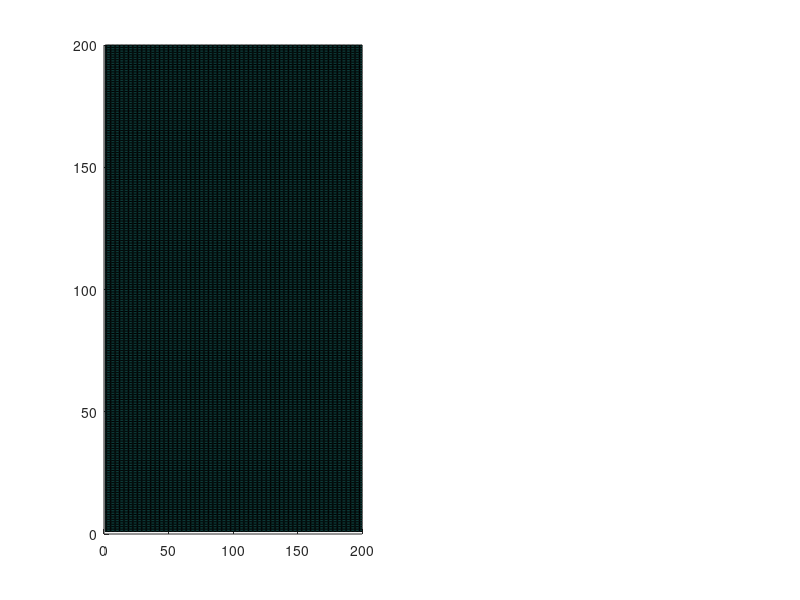

MATLAB code for this plot: (Note: this script raises an error after producing the figure.)
%% lead_radar
%
% Script for analysing electrode targetting errors
%
% Just set group directory & target below
%
% NB: set for distal medium atlas
% NNB: saves & returns to group directory
%
% Michael Hart, University of British Columbia, December 2020

%% Set paths

%set path to group data
group_dir = '/Volumes/LaCie/DBS_Cambridge/';

%set target of interest (uncomment)
target = 'stn';
%target = 'gpi';
%target = 'vim';

%% Define target
%DISAL_Medium 
%Co-ordinates from fslstats -c

cd(group_dir); 

%set code for extracting accuracy
if target == 'stn'
    dir_name = 'stn*';
    coords_left = [-11.451222 -13.150800 -7.642420]; coords_right = [11.318733 -12.492448 -7.615416]; 
    coords_motor_left = [-12.769799 -14.992926 -7.041483]; coords_motor_right = [13.083996 -14.583479 -7.044755];
elseif target == 'gpi'
    dir_name = 'gpi*';
    coords_left = [-17.886158 -5.146724 -3.932297]; coords_right = [17.685215 -4.332600 -3.932334]; 
    coords_motor_left = [-20.159295 -7.206499 -3.566539]; coords_motor_right = [19.588933 -6.642944 -3.342620];
elseif target == 'vim'
    dir_name = 'vim*';
    coords_left = [-11.693818 -17.096018 6.659262]; coords_right = [11.965826 -18.760551 6.618713]; 
    coords_motor_left = [-13.919168 -14.512344 2.253728]; coords_motor_right = [13.950011 -15.638635 2.440878];
end

%generate individual subject ID
net_dirs = dir(dir_name);

%% Extract data

nSubs = length(net_dirs);
XYZ_right = zeros(nSubs, 3);
XYZ_left = zeros(nSubs, 3);
targets = {'right_nucleus_distance'; 'right_motor_distance'; 'left_nucleus_distance'; 'left_motor_distance'};

for iSub = 1:nSubs
    mysubject = net_dirs(iSub).name;
    mysubjectpath = sprintf('%s%s', group_dir, mysubject);
    cd(mysubjectpath);
    load ea_stats.mat
    %extract data: order of indices is right then left, distal to proximal
    %highlight if data doesn't exist and input nans
    
    if isfield(ea_stats, 'conmat')
        XYZ_right(iSub, :) = ea_stats.electrodes.coords_mm{1}(1, :);
        XYZ_left(iSub, :) = ea_stats.electrodes.coords_mm{2}(1, :);
    else
        XYZ_right(iSub, :) = nan;
        XYZ_left(iSub, :) = nan;
        sprintf('%s : no electrode distances', mysubject)
    end
    
    clear ea_stats
    
end

%% Compute error

delta_right = XYZ_right - coords_right;
delta_left = XYZ_left - coords_left;

%% Generate surface

flat_right = zeros(200,200);

%multiply x10 & round
nRows = size(delta_right, 1);
for iRow = 1:nRows
    flat_right(100-round(delta_right(iRow, 1)*10, 0), 100-round(delta_right(iRow, 2)*10, 0)) = 100-round(delta_right(iRow, 3)*10, 0);
end

flat_left = zeros(200,200);

%multiply x10 & round
nRows = size(delta_left, 1);
for iRow = 1:nRows
    flat_left(100-round(delta_left(iRow, 1)*10, 0), 100-round(delta_left(iRow, 2)*10, 0)) = 100-round(delta_left(iRow, 3)*10, 0);
end


%% Matlab Surface

f = figure;
ax = axes;

subplot(1,2,1)
s = surface(flat_left);
s.EdgeColor = 'none';
h = surf(flat_left);
set(gca,'XTick',[], 'YTick', [])
hTitle = title('left brain');

subplot(1,2,2);
s = surface(flat_right);
s.EdgeColor = 'none';
h = surf(flat_right);
set(gca,'XTick',[], 'YTick', [])
hTitle = title('right brain');

%% Save up & close

set(gcf, 'PaperPositionMode', 'auto');
print -depsc2 plot_radar.eps
close(gcf);

